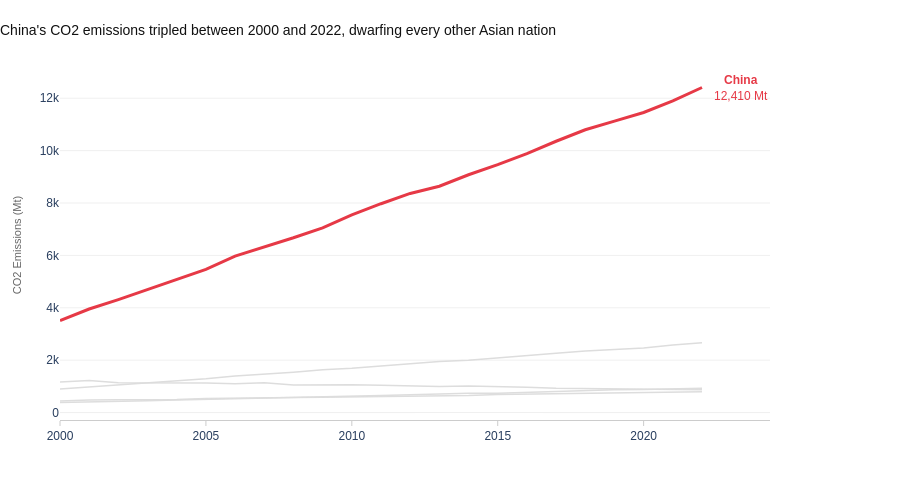

Source (notebook cell):
### Markdown cell above
---
## Task 1 — Multi-Series Line Chart with Highlight

**What to build:** A line chart showing CO2 emissions over time for **all Asian countries** in the dataset, with one country highlighted.

**Requirements:**
- All countries shown (for context), but only **one highlighted in colour** — your choice which
- All other lines in grey (#DDDDDD), thinner
- Highlighted country **labelled directly** at the end of its line (not in a legend)
- Insight title that names the highlighted country and its story

> 💡 `df[df['Region'] == 'Asia']` to filter; use `go.Figure()` with a loop for per-country control

### Code cell
# Task 1 — Multi-series line with highlight
# Asian countries in dataset: China, India, Japan, South Korea, Indonesia

HIGHLIGHT_COUNTRY = 'China'
HIGHLIGHT_COLOR   = '#E63946'
GREY              = '#DDDDDD'

asia_df   = df[df['Region'] == 'Asia'].copy()
countries = asia_df['Country'].unique()

fig = go.Figure()

# Grey background lines first — keeps highlight visually on top
for country in countries:
    if country == HIGHLIGHT_COUNTRY:
        continue
    cdf = asia_df[asia_df['Country'] == country].sort_values('Year')
    fig.add_trace(go.Scatter(
        x=cdf['Year'],
        y=cdf['CO2_Mt'],
        mode='lines',
        line=dict(color=GREY, width=1.5),
        showlegend=False,
        hovertemplate=f'{country}: %{{y:.0f}} Mt<extra></extra>'
    ))

# Highlighted line
hdf = asia_df[asia_df['Country'] == HIGHLIGHT_COUNTRY].sort_values('Year')
fig.add_trace(go.Scatter(
    x=hdf['Year'],
    y=hdf['CO2_Mt'],
    mode='lines',
    line=dict(color=HIGHLIGHT_COLOR, width=3),
    showlegend=False,
    hovertemplate=f'{HIGHLIGHT_COUNTRY}: %{{y:.0f}} Mt<extra></extra>'
))

# Direct end-of-line label (no legend needed)
last = hdf.iloc[-1]
fig.add_annotation(
    x=last['Year'], y=last['CO2_Mt'],
    text=f"<b>{HIGHLIGHT_COUNTRY}</b><br>{last['CO2_Mt']:,.0f} Mt",
    showarrow=False,
    xanchor='left', xshift=10,
    font=dict(color=HIGHLIGHT_COLOR, size=12, family='Arial')
)

fig.update_layout(
    title=dict(
        text="China's CO2 emissions tripled between 2000 and 2022, dwarfing every other Asian nation",
        font=dict(size=14, family='Arial', color='#111111'),
        x=0, xanchor='left'
    ),
    plot_bgcolor='white',
    paper_bgcolor='white',
    font=dict(family='Arial'),
    xaxis=dict(
        showgrid=False,
        showline=True, linecolor='#CCCCCC',
        ticks='outside', tickcolor='#CCCCCC',
        title=''
    ),
    yaxis=dict(
        showgrid=True, gridcolor='#F0F0F0',
        showline=False, zeroline=False,
        title='CO2 Emissions (Mt)',
        title_font=dict(size=11, color='#666666')
    ),
    margin=dict(l=60, r=130, t=70, b=50),
    height=480
)

fig.show()

### Figure 1 — Plotly figure (JSON) as saved in the notebook; plotly's stock layout.template omitted (floating-point values rounded to 4 significant figures)
{"data": [{"hovertemplate": "India: %{y:.0f} Mt<extra></extra>", "line": {"color": "#DDDDDD", "width": 1.5}, "mode": "lines", "showlegend": false, "type": "scatter", "x": [2000, 2001, 2002, 2003, 2004, 2005, 2006, 2007, 2008, 2009, 2010, 2011, 2012, 2013, 2014, 2015, 2016, 2017, 2018, 2019, 2020, 2021, 2022], "y": [901.6, 974.6, 1056.0, 1146.0, 1205.0, 1291.0, 1396.0, 1466.0, 1542.0, 1637.0, 1687.0, 1774.0, 1865.0, 1945.0, 1994.0, 2092.0, 2177.0, 2267.0, 2345.0, 2419.0, 2466.0, 2580.0, 2661.0]}, {"hovertemplate": "Japan: %{y:.0f} Mt<extra></extra>", "line": {"color": "#DDDDDD", "width": 1.5}, "mode": "lines", "showlegend": false, "type": "scatter", "x": [2000, 2001, 2002, 2003, 2004, 2005, 2006, 2007, 2008, 2009, 2010, 2011, 2012, 2013, 2014, 2015, 2016, 2017, 2018, 2019, 2020, 2021, 2022], "y": [1166.0, 1220.0, 1136.0, 1131.0, 1151.0, 1127.0, 1101.0, 1133.0, 1050.0, 1061.0, 1064.0, 1042.0, 1005.0, 990.9, 1010.0, 996.6, 967.4, 925.1, 916.6, 914.5, 902.8, 898.1, 865.1]}, {"hovertemplate": "South Korea: %{y:.0f} Mt<extra></extra>", "line": {"color": "#DDDDDD", "width": 1.5}, "mode": "lines", "showlegend": false, "type": "scatter", "x": [2000, 2001, 2002, 2003, 2004, 2005, 2006, 2007, 2008, 2009, 2010, 2011, 2012, 2013, 2014, 2015, 2016, 2017, 2018, 2019, 2020, 2021, 2022], "y": [438.1, 481.5, 490.6, 490.8, 494.6, 537.2, 539.0, 566.1, 570.0, 585.4, 595.9, 620.6, 631.1, 649.6, 646.2, 686.5, 704.0, 706.0, 738.5, 750.8, 755.8, 777.3, 789.5]}, {"hovertemplate": "Indonesia: %{y:.0f} Mt<extra></extra>", "line": {"color": "#DDDDDD", "width": 1.5}, "mode": "lines", "showlegend": false, "type": "scatter", "x": [2000, 2001, 2002, 2003, 2004, 2005, 2006, 2007, 2008, 2009, 2010, 2011, 2012, 2013, 2014, 2015, 2016, 2017, 2018, 2019, 2020, 2021, 2022], "y": [382.8, 400.4, 430.7, 453.8, 482.6, 501.9, 533.0, 551.8, 586.6, 602.5, 614.5, 647.3, 680.1, 717.7, 736.3, 738.2, 768.8, 813.7, 834.8, 872.3, 876.5, 898.5, 930.5]}, {"hovertemplate": "China: %{y:.0f} Mt<extra></extra>", "line": {"color": "#E63946", "width": 3}, "mode": "lines", "showlegend": false, "type": "scatter", "x": [2000, 2001, 2002, 2003, 2004, 2005, 2006, 2007, 2008, 2009, 2010, 2011, 2012, 2013, 2014, 2015, 2016, 2017, 2018, 2019, 2020, 2021, 2022], "y": [3514.0, 3952.0, 4312.0, 4692.0, 5079.0, 5468.0, 5974.0, 6323.0, 6673.0, 7053.0, 7543.0, 7972.0, 8365.0, 8641.0, 9078.0, 9466.0, 9887.0, 10360.0, 10790.0, 11130.0, 11450.0, 11900.0, 12410.0]}], "layout": {"annotations": [{"font": {"color": "#E63946", "family": "Arial", "size": 12}, "showarrow": false, "text": "<b>China</b><br>12,410 Mt", "x": 2022, "xanchor": "left", "xshift": 10, "y": 12410.0}], "font": {"family": "Arial"}, "height": 480, "margin": {"b": 50, "l": 60, "r": 130, "t": 70}, "paper_bgcolor": "white", "plot_bgcolor": "white", "title": {"font": {"color": "#111111", "family": "Arial", "size": 14}, "text": "China's CO2 emissions tripled between 2000 and 2022, dwarfing every other Asian nation", "x": 0, "xanchor": "left"}, "xaxis": {"linecolor": "#CCCCCC", "showgrid": false, "showline": true, "tickcolor": "#CCCCCC", "ticks": "outside", "title": {"text": ""}}, "yaxis": {"gridcolor": "#F0F0F0", "showgrid": true, "showline": false, "title": {"font": {"color": "#666666", "size": 11}, "text": "CO2 Emissions (Mt)"}, "zeroline": false}}}
